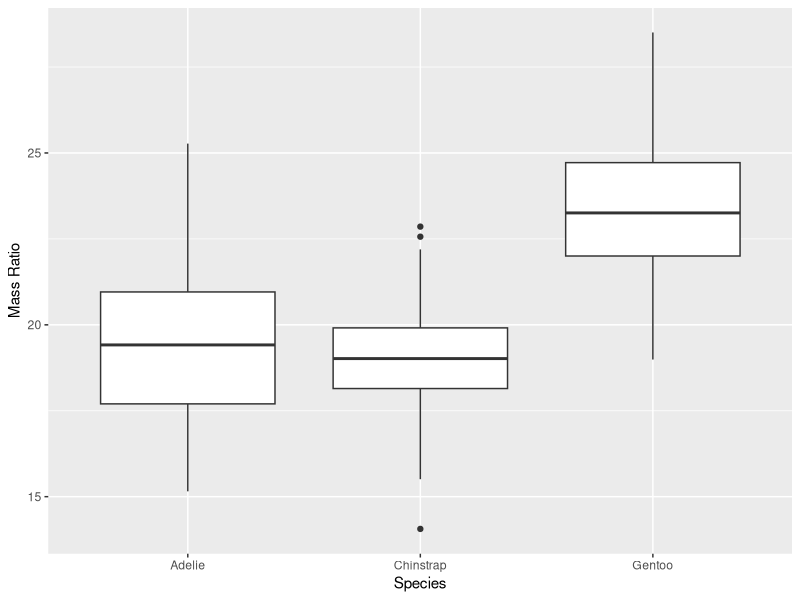

This chart was generated by the following R code:
## ---- chunk 1
#| label: setup
#| message: false
#| warning: false
library(tidyverse)
## ---- chunk 2
#| label: penguins-top-10-rows

head(penguins, 10)
## ---- chunk 3
#| label: penguins-summary

summary(penguins)
## ---- chunk 4
#| label: clean-data

penguins_clean <- penguins %>%
  drop_na(body_mass, flipper_len, species, sex)

summary(penguins_clean)
## ---- chunk 5
#| label: grouped-summary
#| message: false

penguins_grouped <- penguins_clean %>%
  group_by(species, sex) %>%
  summarise(
    mean_mass = mean(body_mass),
    mean_flipper = mean(flipper_len),
    n = n()
  )

penguins_grouped
## ---- chunk 6
#| label: derived-variable

penguins_clean <- penguins_clean %>%
  mutate(mass_ratio = body_mass / flipper_len)

head(penguins_clean)
## ---- chunk 7
#| label: fig-penguin-mass-r
#| fig-cap: "Mass Ratio of penguins by species."
#| warning: false

penguins_clean |> 
  ggplot(aes(x = species, y = mass_ratio)) +
  geom_boxplot() +
  labs(x = "Species", y = "Mass Ratio")
